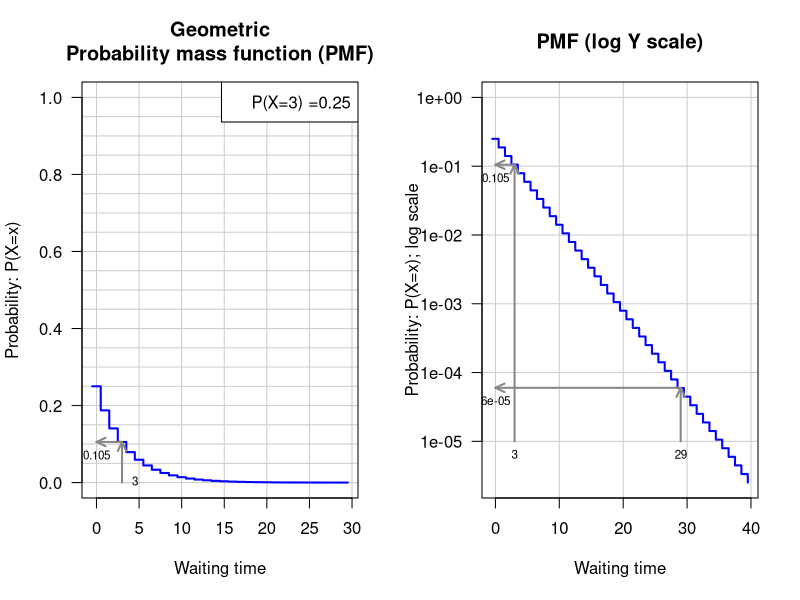
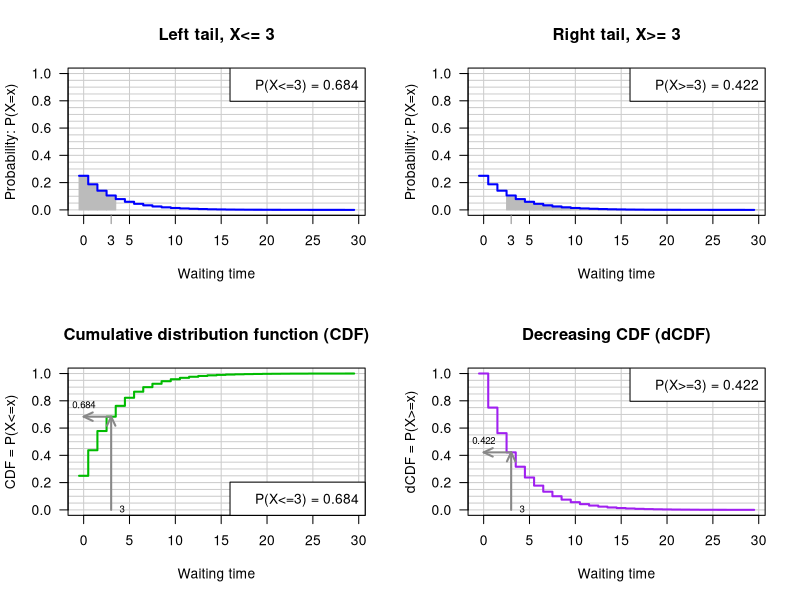
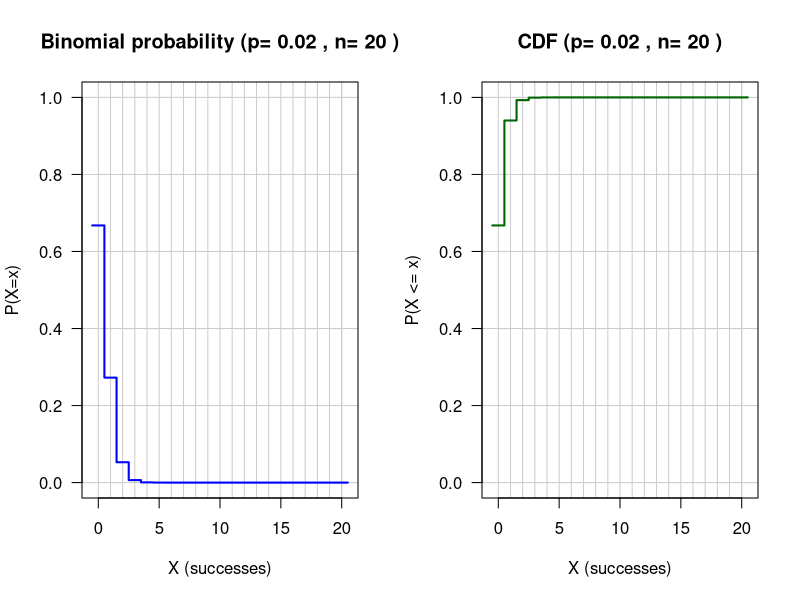
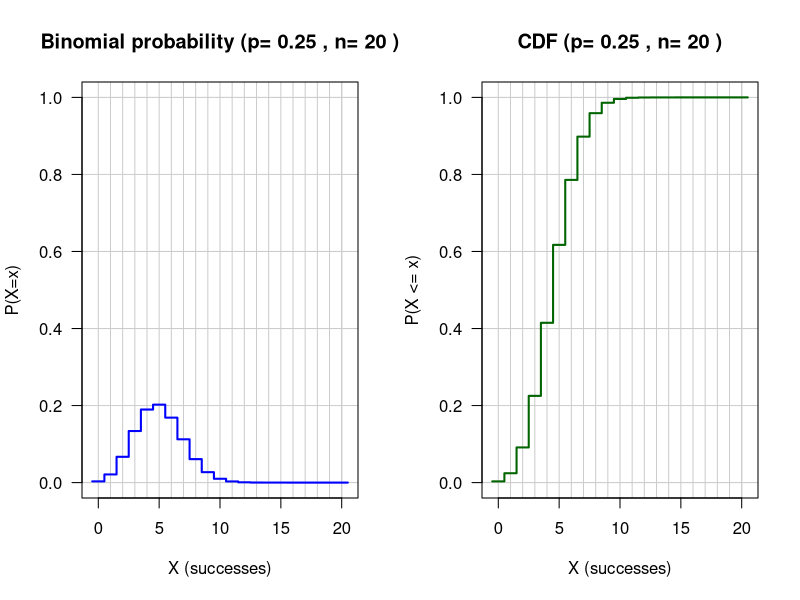
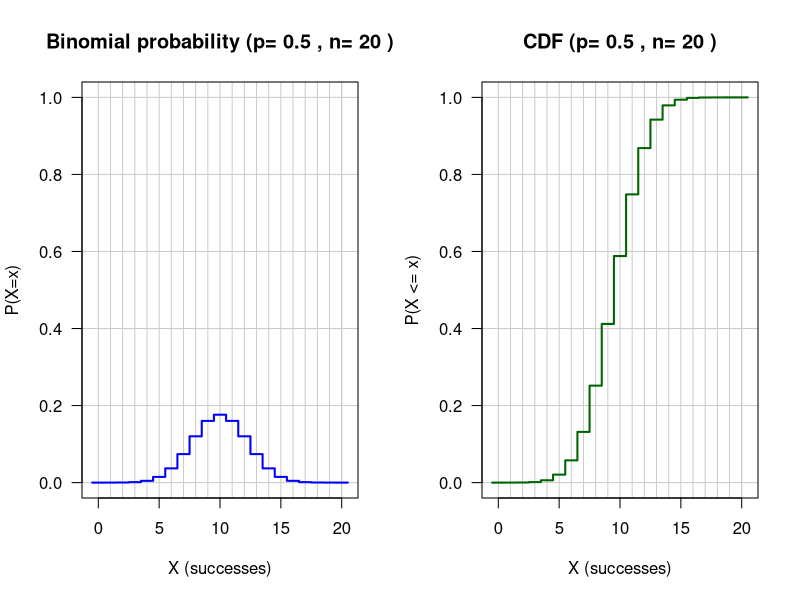
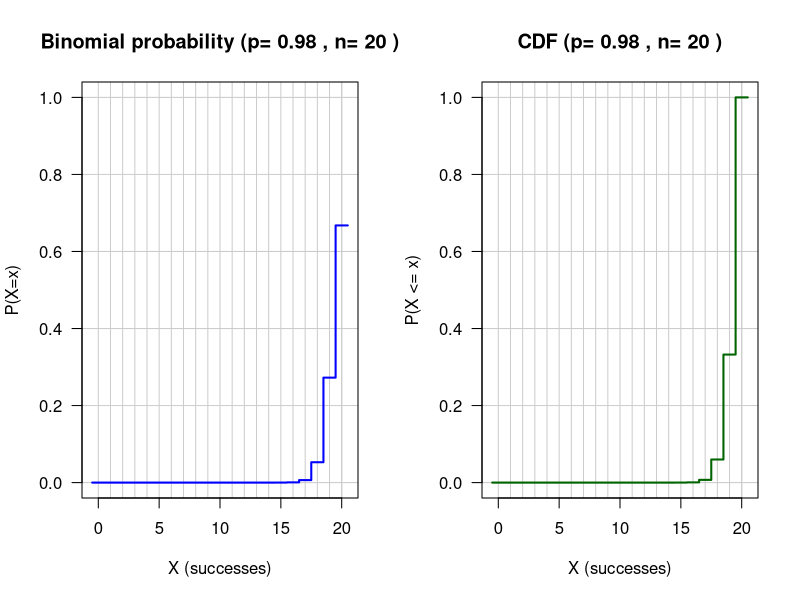

These figures' R source, in order:
## ---- chunk 1
library(knitr)

options(width=300)
knitr::opts_chunk$set(
  fig.width = 7, fig.height = 5, 
  fig.path='figures',
  fig.align = "center", 
  size = "tiny", 
  echo = TRUE, eval=TRUE, 
  warning = FALSE, message = FALSE, 
  results = TRUE, comment = "")
# knitr::asis_output("\\footnotesize")

dir.main <- "~/stat1"
dir.slides <- file.path(dir.main, "slides")
setwd(dir.slides)
## ---- chunk 2
################################################################
##
## Illustrations of the geometric distribution
##
## Running this script requires to first run the script config.R
##    source('http://pedagogix-tagc.univ-mrs.fr/courses/stat
##
## Single-command execution:
##   source(file.path(dir.R.files, 'geometric.R'))

# x11(width = 12, height = 15)

## Parameters
p <- 0.25      # Probability of success
n <- 30        # Waiting time (time of the first success)
x <- 0:n       # X values to be plotted

test.x <- 3    #  A particular X value where an arraw will be plotted


## Color specification (I cannot use colors for the book, but well for slides)
color.status <- "full"
if (color.status == "full") {
  plot.colors <- c('density'='blue',
              'CDF'='#00BB00',
              'dCDF'='purple'
              )
} else {
  plot.colors <- c('density'='black',
                   'CDF'='black',
                   'dCDF'='black'
  )
}

# ## Drawing parameters
par.ori <- par(no.readonly = TRUE)
par(mfrow=c(1,2))
# par(font.lab=2)
# par(font.axis=2)
# par(font.main=2)
# par(cex=1.2)
# par(cex.main=1.2)
# par(cex.axis=1.2)
# par(cex.lab=1.2)
# par(mar=c(5.5,5.5,4.1,0.5))
# par(mgp=c(4,1,0))
par(las=1)
grid.color <- '#CCCCCC'

## grid sizes
x.grid <- 0:6*5
y.grid <- 0:20*0.05

## ##############################################################
## Waiting time before the first success in a Bernouli schema

################################################################
## Plot the probability mass function
plot(x - 0.5,
     dgeom(x,p),
     ylim=c(0,1),
     main="Geometric\nProbability mass function (PMF)",
     xlab='Waiting time',
     ylab='Probability: P(X=x)',
     panel.first=c(abline(v=x.grid,col=grid.color),
       abline(h=y.grid,col=grid.color)),
     col=plot.colors['density'],
     lwd=2, las=1,
     type='s'
     )
legend("topright", bty = "o", bg="white", 
       legend=paste(sep="", 'P(X=',test.x,') =', format(p)))

## Draw arrows to illustrate the relationship between density curve and probability
test.p <- dgeom(test.x,p)
arrows(test.x, 0,test.x,test.p,col='#888888',length=0.1,angle=25,code=2,lwd=2)
arrows(test.x, test.p,0,test.p,col='#888888',length=0.1,angle=25,code=2,lwd=2)
text(test.x,0, test.x,pos=4, cex=0.7)
text(0,test.p, round(test.p, digits=3),pos=1, cex=0.7)

################################################################
## Plot the probability mass function with logarithmic Y scale. Show an
## extended domain of X, to illustrate the capability of log scales to
## display small probabilities.
ext.x <- 0:(n+10)
plot(ext.x - 0.5,
     dgeom(ext.x,p),
     main=paste('PMF (log Y scale)'),
     xlab='Waiting time',
     ylab='Probability: P(X=x); log scale',
     ylim=c(min(dgeom(ext.x,p)),1),
     panel.first=grid(equilog=F,col=grid.color,lty='solid'),
     col=plot.colors['density'],
     lwd=2, las=1,
     type='s',
     log='y'
     )

## Draw arrows to illustrate the relationship between CDF and left tail probability
log.test.x = c(test.x, 29)
log.test.p <- round(dgeom(log.test.x, p),digits=c(3,5))
arrows(log.test.x, 1e-5,log.test.x,log.test.p,col='#888888',length=0.1,angle=25,code=2,lwd=2)
arrows(log.test.x, log.test.p,0,log.test.p,col='#888888',length=0.1,angle=25,code=2,lwd=2)
text(log.test.x,1e-5, log.test.x,pos=1, cex=0.7)
text(0,log.test.p, log.test.p,pos=1, cex=0.7)

par(mfrow=c(1,1))
## ---- chunk 3

par(mfrow=c(2,2))

################################################################
## Plot the probability mass function and highlight the left tail
left.tail.range <- 0:test.x
plot(x - 0.5,
     dgeom(x,p),
     ylim=c(0,1),
     main=paste('Left tail, X<=', test.x),
     xlab='Waiting time',
     ylab='Probability: P(X=x)',
     panel.first=c(abline(v=x.grid,col=grid.color),
       abline(h=y.grid,col=grid.color),
       rect(left.tail.range-0.5, 0, left.tail.range+0.5, dgeom(left.tail.range,p), density = NULL, angle = 45,
            col = '#BBBBBB', border = '#BBBBBB')
       ),
     col=plot.colors['density'],
     lwd=2, las=1,
     type='s'
     )
legend('topright',legend=paste('P(X<=',test.x,') = ',round(pgeom(test.x,p),digits=3),sep=''),bty='o', bg='#FFFFFF')
axis(1, at=test.x, labels=test.x,las=1,col.ticks='#888888')


################################################################
## Plot the probability mass function and highlight the right tail
right.tail.range <- test.x:n
plot(x - 0.5,
     dgeom(x,p),
     ylim=c(0,1),
     main=paste('Right tail, X>=', test.x),
     xlab='Waiting time',
     ylab='Probability: P(X=x)',
     panel.first=c(abline(v=x.grid,col=grid.color),
       abline(h=y.grid,col=grid.color),
       rect(right.tail.range-0.5, 0, right.tail.range+0.5, dgeom(right.tail.range,p), density = NULL, angle = 45,
            col = '#BBBBBB', border = '#BBBBBB')
       ),
     col=plot.colors['density'],
     lwd=2, las=1,
     type='s'
     )
legend('topright',legend=paste('P(X>=',test.x,') = ',round(pgeom(test.x-1,p,lower.tail=F),digits=3),sep=''),bty='o', bg='#FFFFFF')
axis(1, at=test.x, labels=test.x,las=1,col.ticks='#888888')

################################################################
## Plot the CDF function
plot(x - 0.5,
     pgeom(x,p),
     ylim=c(0,1),
     main=paste('Cumulative distribution function (CDF)'),
     xlab='Waiting time',
     ylab='CDF = P(X<=x)',
     panel.first=c(abline(v=x.grid,col=grid.color),
       abline(h=y.grid,col=grid.color)),
     col=plot.colors['CDF'],
     lwd=2, las=1,
     type='s'
     )
legend('bottomright',legend=paste('P(X<=',test.x,') = ',round(pgeom(test.x,p),digits=3),sep=''),bty='o', bg='#FFFFFF')

## Draw arrows to illustrate the relationship between CDF and left tail probability
left.tail.p <- pgeom(test.x,p)
arrows(test.x, 0,test.x,left.tail.p,col='#888888',length=0.1,angle=25,code=2,lwd=2)
arrows(test.x, left.tail.p,0,left.tail.p,col='#888888',length=0.1,angle=25,code=2,lwd=2)
text(x = test.x, y= 0, labels = test.x, pos=4, , cex=0.7)
text(0, left.tail.p, round(left.tail.p, digits=3), pos=3, , cex=0.7)


################################################################
## Plot the dCDF function
plot(x - 0.5,
     pgeom(x-1,p,lower.tail = F), ## We use x-1 to obtain the inclusive dCDF rather than the default exclusive one
     ylim=c(0,1),
     main=paste('Decreasing CDF (dCDF)'),
     xlab='Waiting time',
     ylab='dCDF = P(X>=x)',
     panel.first=c(abline(v=x.grid,col=grid.color),
       abline(h=y.grid,col=grid.color)),
     col=plot.colors['dCDF'],
     lwd=2, las=1,
     type='s'
     )
legend('topright',legend=paste('P(X>=',test.x,') = ',round(pgeom(test.x-1,p,lower.tail=F),digits=3),sep=''),bty='o', bg='#FFFFFF')

## Draw arrows to illustrate the relationship between dCDF and right tail probability
right.tail.p <- pgeom(test.x-1,p,lower.tail=F)
arrows(test.x, 0,test.x,right.tail.p,col='#888888',length=0.1,angle=25,code=2,lwd=2)
arrows(test.x, right.tail.p,0,right.tail.p,col='#888888',length=0.1,angle=25,code=2,lwd=2)
text(test.x,0, test.x,pos=4, cex=0.7)
text(0,right.tail.p, round(right.tail.p, digits=3),pos=3, cex=0.7)

## Show that the sum of CDF and dCDF differ from 1
## print(c(dgeom(test.x, p), left.tail.p, right.tail.p, right.tail.p + left.tail.p),digits=3)
par(par.ori)
par(mfrow=c(1,1))
## ---- chunk 4

## color specification
if (color.status == "full") {
  plot.colors <- c('probability'='blue',
              'CDF'='darkgreen',
              'dCDF'='purple'
              )
} else {
  plot.colors <- c('probability'='black',
              'CDF'='black',
              'dCDF'='black'
              )
}


## Drawing parameters
par.ori <- par(no.readonly = TRUE)
par(mfrow=c(1,2))
# par(font.lab=2)
# par(font.axis=2)
# par(font.main=2)
# par(cex=1.2)
# par(cex.main=1.2)
# par(cex.axis=1)
# par(cex.lab=1.2)
grid.color <- '#CCCCCC'
# par(mar=c(5.5,5.5,4.1,0.5))
# par(mgp=c(4,1,0))


## color specification (actually I don't use colors for the book
if (color.status == "full") {
  plot.col <- c('probability'='blue',
                'CDF'='darkgreen',
                'dCDF'='purple',
                'grid'='#CCCCCC'
                )
} else {
  plot.col <- c('probability'='black',
                'CDF'='black',
                'dCDF'='black',
                'grid'='#CCCCCC'
                )
}
line.types <- c(probability="solid",
                CDF="solid",
                dCDF="solid",
                grid="solid")

## Drawing parameters
par.ori <- par(no.readonly = TRUE)
# par(font.lab=2)
# par(font.axis=2)
# par(font.main=2)
# par(cex=1.2)
# par(cex.main=1.2)
# par(cex.axis=1.2)
# par(cex.lab=1.2)
# grid.color <- '#CCCCCC'
# par(mfrow=c(4,3))
# par(mar=c(5.5,5.5,4.1,0.5))
# par(mgp=c(4,1,0))
par(las=1)

################################################################
#
# Binomial series
#


#### initialize parameters
p.values <- c(0.02,0.1,0.5,0.98) ## Success probabilities
n <- 20 ## Number of trials
x.display <- 20 ## Max value to display on the X axis
x <- c(0:n, n) ## Add an "n" at the end in order to have the last horizontal bar in the plot
x.shifted <- (0:(n+1))-0.5
x.grid <- x
y.grid <- seq(from=0,to=1,by=0.2)
  

#### Binomial functions
p <- 0.02
binomial.mean <- p*n

xmax <- 5 + 4*binomial.mean

plot(x.shifted,
     dbinom(x,n,p),
     main=paste("Binomial probability (p=",format(p),", n=", format(n), ")"),
     ylim=c(0,1),
     xlab="X (successes)",
     ylab="P(X=x)",
     col=plot.col["probability"],
     lty=line.types["probability"],
     type="s",
     lwd=2, las=1,
     panel.first=c(abline(v=x.grid,col=plot.col['grid'],lty=line.types["grid"]),
                   abline(h=y.grid,col=plot.col['grid'],lty=line.types["grid"]))
)

plot(x.shifted,
     pbinom(x,n,p),
     main=paste("CDF (p=",format(p),", n=", format(n), ")"),
     ylim=c(0,1),
     xlab="X (successes)",
     ylab="P(X <= x)",
     col=plot.col["CDF"],
     lty=line.types["CDF"],
     type="s",
     lwd=2, las=1,
     panel.first=c(abline(v=x.grid,col=plot.col['grid'],lty=line.types["grid"]),
                   abline(h=y.grid,col=plot.col['grid'],lty=line.types["grid"]))
)
par(par.ori)
par(mfrow=c(1,1))
## ---- chunk 5

## Drawing parameters
par(mfrow=c(1,2))
par(las=1)

################################################################
#
# Binomial series
#


#### Binomial functions
p <- 0.25
binomial.mean <- p*n

xmax <- 5 + 4*binomial.mean

plot(x.shifted,
     dbinom(x,n,p),
     main=paste("Binomial probability (p=",format(p),", n=", format(n), ")"),
     ylim=c(0,1),
     xlab="X (successes)",
     ylab="P(X=x)",
     col=plot.col["probability"],
     lty=line.types["probability"],
     type="s",
     lwd=2, las=1,
     panel.first=c(abline(v=x.grid,col=plot.col['grid'],lty=line.types["grid"]),
                   abline(h=y.grid,col=plot.col['grid'],lty=line.types["grid"]))
)

plot(x.shifted,
     pbinom(x,n,p),
     main=paste("CDF (p=",format(p),", n=", format(n), ")"),
     ylim=c(0,1),
     xlab="X (successes)",
     ylab="P(X <= x)",
     col=plot.col["CDF"],
     lty=line.types["CDF"],
     type="s",
     lwd=2, las=1,
     panel.first=c(abline(v=x.grid,col=plot.col['grid'],lty=line.types["grid"]),
                   abline(h=y.grid,col=plot.col['grid'],lty=line.types["grid"]))
)
par(par.ori)
par(mfrow=c(1,1))
## ---- chunk 6

## Drawing parameters
par(mfrow=c(1,2))
par(las=1)

p <- 0.5
binomial.mean <- p*n

xmax <- 5 + 4*binomial.mean

plot(x.shifted,
     dbinom(x,n,p),
     main=paste("Binomial probability (p=",format(p),", n=", format(n), ")"),
     ylim=c(0,1),
     xlab="X (successes)",
     ylab="P(X=x)",
     col=plot.col["probability"],
     lty=line.types["probability"],
     type="s",
     lwd=2, las=1,
     panel.first=c(abline(v=x.grid,col=plot.col['grid'],lty=line.types["grid"]),
                   abline(h=y.grid,col=plot.col['grid'],lty=line.types["grid"]))
)

plot(x.shifted,
     pbinom(x,n,p),
     main=paste("CDF (p=",format(p),", n=", format(n), ")"),
     ylim=c(0,1),
     xlab="X (successes)",
     ylab="P(X <= x)",
     col=plot.col["CDF"],
     lty=line.types["CDF"],
     type="s",
     lwd=2, las=1,
     panel.first=c(abline(v=x.grid,col=plot.col['grid'],lty=line.types["grid"]),
                   abline(h=y.grid,col=plot.col['grid'],lty=line.types["grid"]))
)
par(par.ori)
par(mfrow=c(1,1))
## ---- chunk 7

## Drawing parameters
par(mfrow=c(1,2))
par(las=1)

p <- 0.98
binomial.mean <- p*n

xmax <- 5 + 4*binomial.mean

plot(x.shifted,
     dbinom(x,n,p),
     main=paste("Binomial probability (p=",format(p),", n=", format(n), ")"),
     ylim=c(0,1),
     xlab="X (successes)",
     ylab="P(X=x)",
     col=plot.col["probability"],
     lty=line.types["probability"],
     type="s",
     lwd=2, las=1,
     panel.first=c(abline(v=x.grid,col=plot.col['grid'],lty=line.types["grid"]),
                   abline(h=y.grid,col=plot.col['grid'],lty=line.types["grid"]))
)

plot(x.shifted,
     pbinom(x,n,p),
     main=paste("CDF (p=",format(p),", n=", format(n), ")"),
     ylim=c(0,1),
     xlab="X (successes)",
     ylab="P(X <= x)",
     col=plot.col["CDF"],
     lty=line.types["CDF"],
     type="s",
     lwd=2, las=1,
     panel.first=c(abline(v=x.grid,col=plot.col['grid'],lty=line.types["grid"]),
                   abline(h=y.grid,col=plot.col['grid'],lty=line.types["grid"]))
)
par(par.ori)
par(mfrow=c(1,1))
## ---- chunk 8
oligo.freq <- read.table("../data/oligo_freq/3nt_genomic_Saccharomyces_cerevisiae-ovlp-1str.tab", sep="\t", row.names = NULL)
colnames(oligo.freq) <- c("sequence", "frequency", "occurrences")
oligo.freq$frequency <- signif(digits=3, oligo.freq$frequency)

row.names(oligo.freq) <- oligo.freq$sequence

#oligo.freq["...",] <- c("...", "...", "...")

selected.oligos <- c("AAA", "ATG", "TAA", "TAG", "TGA")

kable(data.frame(oligo.freq[selected.oligos, ]), row.names = FALSE)
#print(data.frame(oligo.freq[selected.oligos, ]))
